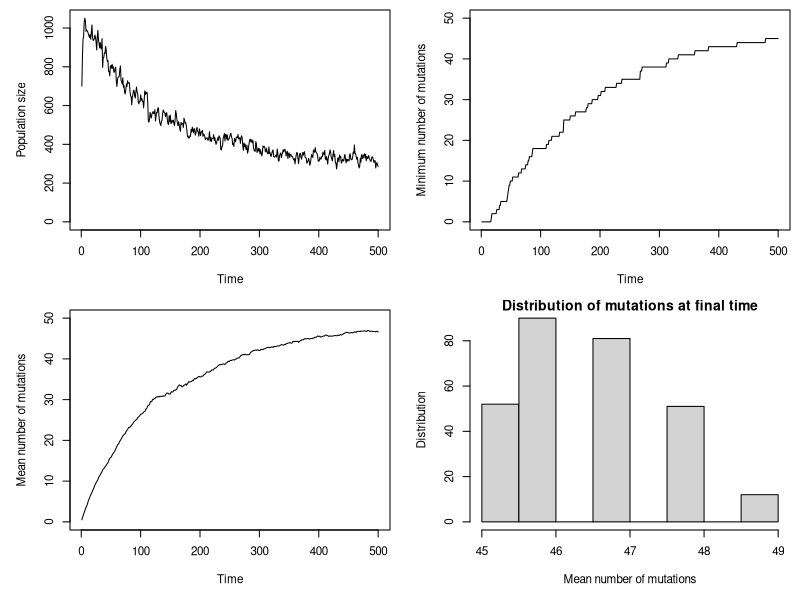

Here is the R script that generated this plot:
################################### Exercise sheet 4 ###################################

rm(list=ls()) # Clear all stored variables.

### Summary of parameters
TF    = 500   #Final time of observation
Npop  = 500   # Initial population size
Lloci = 50    # Number of loci (max number of deleterious mutations)
u     = 0.01  # Mutation rate
s     = 0.01  # Deleterious fitness effect
f0    = 2.1   # Baseline fitness
GAMMA = 0.001 # Density regulation 
sigma = 0     # Probability of undergoing sexual reproduction


fitness = function(xi){
  ### Fitness effects as a function of the number of deleterious mutations (xi)
  num = sum(xi)
  (1 - s) ^ num  
}

mutate = function(xi){
  ### .....
  new = xi + rbinom(Lloci, 1, u)
  1.0*(new>=1)
}

recombine = function(xi, xj){
  ### ......
  joint = c(xi, xj)
  joint[seq(1, Lloci) + Lloci*rbinom(Lloci, 1, 0.5) ]
}

count = function(a){
  ### Counts the number of total mutations in each individual
  asum = rep(0, length(a))
  for(idx in seq(1, length(a))) asum[idx] = sum(a[[idx]])
  asum
}

# Initialize population
pop.xi = rep(list(rep(0, Lloci)), Npop)

# Vectors to save statistics
gens     = c()
pop.size = c()
pop.mean = c()
pop.min  = c()

for (time in seq(1,TF)) {
  # Initialize vectors at each time step
  new_pop.xi = c()
  popOff.xi = c()
  
  # Calculates the fitnesses of each adult
  fitnesses = sapply(pop.xi, fitness)
  
  for (ind in seq(1, length(pop.xi))) { # For each adult
    xi = pop.xi[[ind]]  # Get its genome
    Noff = rpois(1, f0) # Sample its number of offspring from a poisson distribution
    
    if(Noff) { # If the number of offspring is greater than 0
      
      if (rbinom(1, 1, sigma)){ # Individuals are produced sexually
        other.xi = sample(pop.xi, size = Noff, prob = fitnesses) # Sample mate
        
        for (off in seq(1, Noff) ){ # Create the genome of offspring
          popOff.xi = append(popOff.xi, list(mutate(recombine(xi, other.xi[[off]]))))
        } 
        
      } else { # Individuals are produced asexually
        for (off in seq(1, Noff)){
          popOff.xi = append(popOff.xi, list(mutate(xi)))
        } 
      }
      
    }
    
  }# End of loop over adults
  
  # Now comes the survival probability of these offspring
  reg = 1.0 / (1.0 + GAMMA * (length(pop.xi) ) )
  
  for(index in seq(1, length(popOff.xi)) )
    if(runif(1) < reg*fitness(popOff.xi[[index]])){ # Probability has two factors: density-dependency and mutations
      # If individual survives, then add it to the list of new_pop
      new_pop.xi = append(new_pop.xi, list(popOff.xi[[index]]))
    } 
  
  # new_pop becomes the population
  pop.xi = new_pop.xi

  # If you want to print at each time step
  print(c(time, length(pop.xi), mean(count(pop.xi))))
  
  # Ends simulation if extinction occurs
  if ( length(pop.xi) == 0 ) break
  
  # Measures at each time step
  gens     = append(gens, time )
  pop.size = append(pop.size, length(pop.xi) )
  pop.mean = append(pop.mean, mean(count(pop.xi)))
  pop.min  = append(pop.min , min(count(pop.xi)) )
}

# Plots
par(mfrow=c(2,2), cex=0.7, mai=c(0.7,0.7,0.1,0.1))
plot(gens, pop.size, 'l', ylim = c(0, max(pop.size)), xlab="Time", ylab = "Population size")
plot(gens, pop.min , 'l', ylim = c(0, Lloci) , xlab="Time", ylab = "Minimum number of mutations")
plot(gens, pop.mean, 'l', ylim = c(0, Lloci) , xlab="Time", ylab = "Mean number of mutations")
hist(count(pop.xi), ylab="Distribution", xlab = "Mean number of mutations", main="Distribution of mutations at final time")


### Plot fitness
#plot(sapply(seq(1, Lloci), fitness), xlab="Number of deleterious mutations", ylab="Fitness")

### Calculate mean time at each minimum
#mean(table(pop.min))
